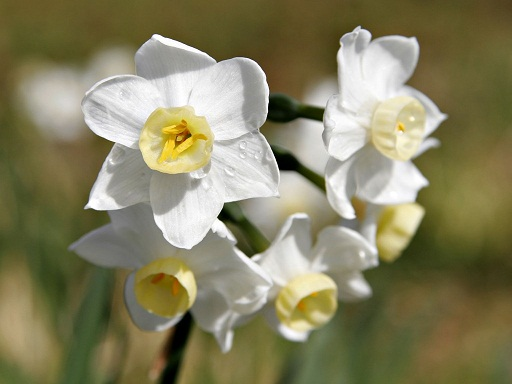
#> input picture Exercicios/imageDatabase/JonquilFlowers.jpg, 512 x 384 px
$ python ex3.2and3.3.py
#> lines starting #> are read from the running program, lines starting #| are printed output that depends on the picture; after the words box and inside, x2 and y2 are one past the last pixel; in counts of white or black regions, pixels touching at a corner belong together
import cv2

fileDir = 'imageDatabase/'
fileName = 'JonquilFlowers.jpg'

img = cv2.imread(fileDir + fileName)
#> img is the input picture: shape (384, 512, 3); mean B, G, R 95.9, 129, 133.6
imgg = cv2.cvtColor(img, cv2.COLOR_BGR2GRAY)
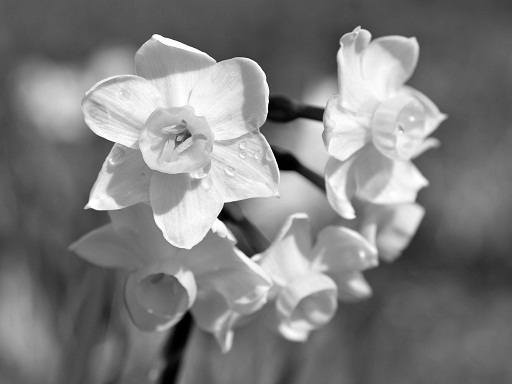
#> imgg: shape (384, 512); min 0, max 255, mean 126.6

cv2.imshow('Image', img)

thres, bw = cv2.threshold(imgg, 140, 255, cv2.THRESH_BINARY)
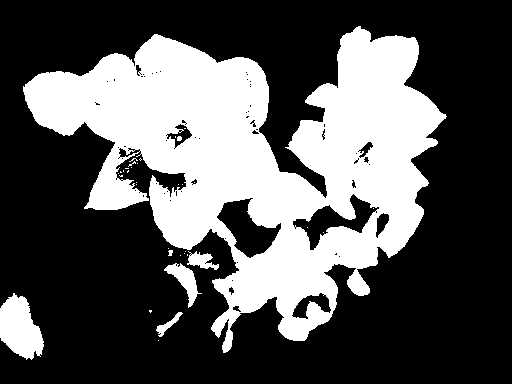
#> bw: shape (384, 512); 33.9% white; 35 white regions (28 under 20 px), largest, box (x1, y1, x2, y2) and area: (23, 26, 447, 353) 63374, (0, 293, 44, 360) 1956, (164, 263, 202, 308) 606
# print(thres)

cv2.imshow('BW Image', bw)

strElem = cv2.getStructuringElement(cv2.MORPH_ELLIPSE, (11, 11), (-1, -1))

# bw1 = cv2.dilate(bw, strElem)
# bw2 = cv2.erode(bw, strElem)
bw1 = cv2.morphologyEx(img, cv2.MORPH_CLOSE, strElem)
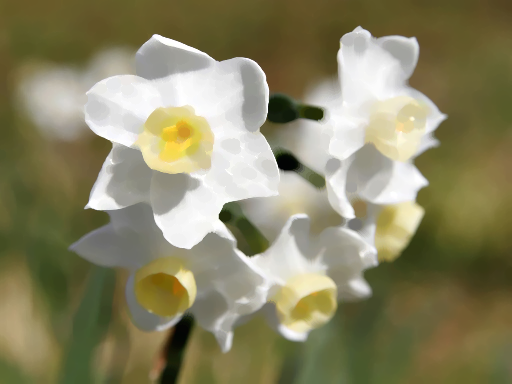
#> bw1: shape (384, 512, 3); mean B, G, R 100.3, 132.8, 137.4
bw2 = cv2.morphologyEx(img, cv2.MORPH_OPEN, strElem)
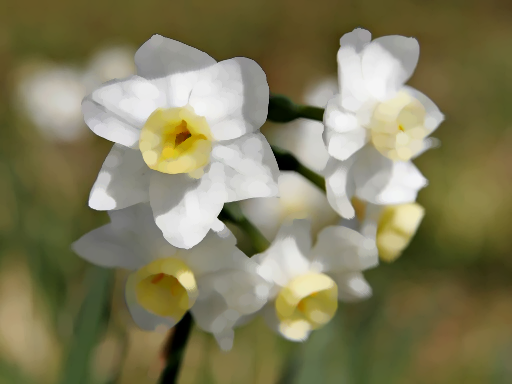
#> bw2: shape (384, 512, 3); mean B, G, R 91.1, 125, 129.4

cv2.imshow('BW Morph Image 1', bw1)
cv2.imshow('BW Morph Image 2', bw2)

# outFileName = 'coins1BW.png'
# cv2.imwrite(outFileName, bw1)

cv2.waitKey(0)
cv2.destroyAllWindows()
